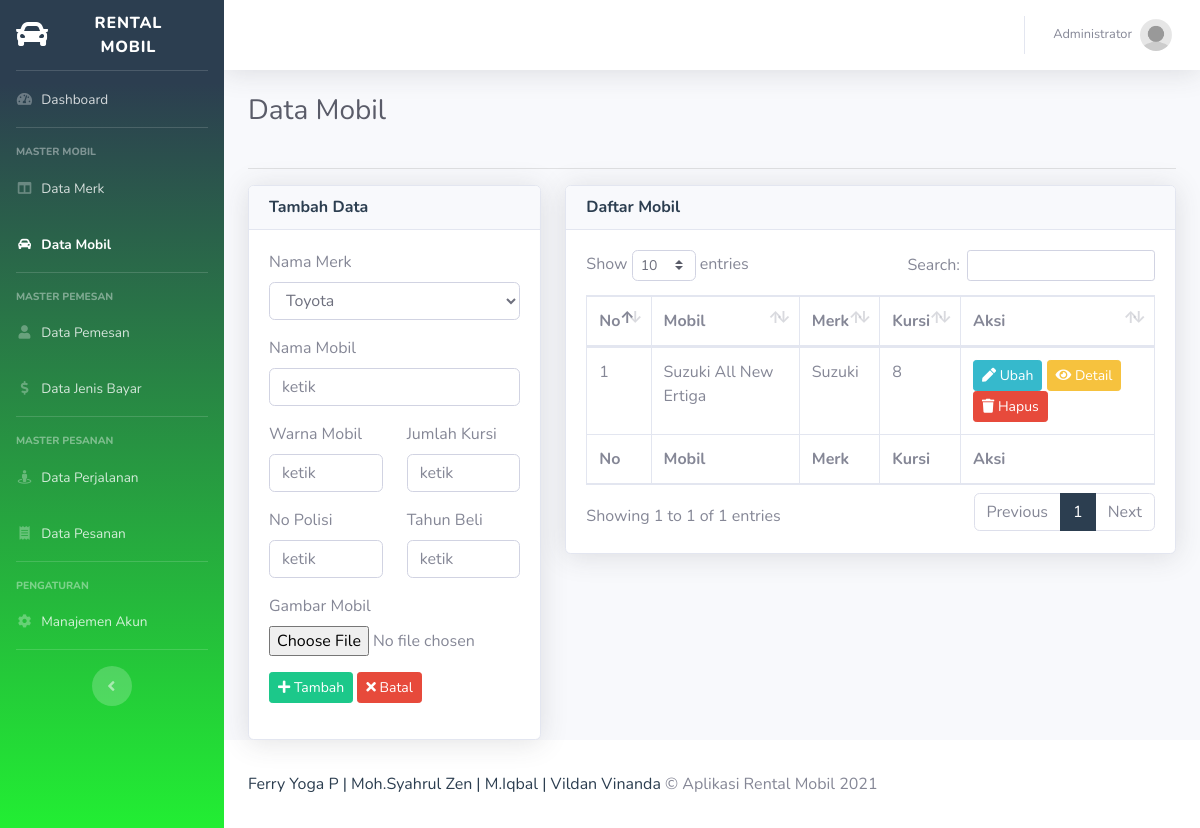
Screenshot of /reisego/mobil (signed in) with the database file from the repository.
### tables this page shows
CREATE TABLE `tbl_mobil` (
  `id` int(11) NOT NULL,
  `nama` varchar(30) DEFAULT NULL,
  `warna` varchar(20) DEFAULT NULL,
  `no_polisi` varchar(10) DEFAULT NULL,
  `jumlah_kursi` int(1) DEFAULT NULL,
  `tahun_beli` int(4) DEFAULT NULL,
  `gambar` varchar(100) DEFAULT NULL,
  `id_merk` int(11) DEFAULT NULL
);

CREATE TABLE `tbl_merk` (
  `id` int(11) NOT NULL,
  `merk` varchar(20) DEFAULT NULL
);

### reisego/controllers/C_Mobil.php (called while the page is built, shortened)
<?php
class C_Mobil extends Controller{
	public function __construct(){
		$this->merk = $this->model('M_Merk');
		$this->mobil = $this->model('M_Mobil');
	}
	public function index(){
		$data = [
			'aktif' => 'mobil',
			'judul' => 'Data Mobil',
			'data_merk' => $this->merk->lihat(),
			'data_mobil' => $this->mobil->lihat(),
			'no' => 1
		];
		$this->view('mobil/index', $data);
	}
}

### reisego/index.php (called while the page is built, shortened)
<?php
require_once BASEPATH . DS . 'core' . DS . 'Database.php';
require_once BASEPATH . DS . 'core' . DS . 'Model.php';
new Route();
?>

### reisego/functions/url_function.php (called while the page is built, shortened)
<?php
function base_url($path = null){
	if(isset($path)){
		$path = filter_var($path, FILTER_SANITIZE_URL);
		$path = rtrim($path, '/');
		return BASE_URL . $path;
	}
	return BASE_URL;
}

### reisego/core/Model.php (called while the page is built, shortened)
<?php
class Model {
	public function __construct(){
		$this->db = new Database();
	}
	public function get($table, $kolom = []){
		if (count($kolom) == 0) {
			$this->_query = "SELECT * FROM {$table}";
		}
	}
	public function setQuery($query){
		$this->_query = $query;
	}
	public function execute(){
		return $this->db->query($this->_query);
	}
}

### reisego/core/Database.php (called while the page is built, shortened)
<?php
class Database {
	public function __construct(){
		$this->_koneksi = new mysqli(DB_HOST, DB_USER, DB_PASS, DB_NAME);
	}
	public function query($query){
		return $this->_koneksi->query($query);
	}
}

### reisego/models/M_Merk.php (called while the page is built, shortened)
<?php
class M_Merk extends Model{
	public function lihat(){
		$query = $this->execute();
		return $query;
	}
}

### reisego/models/M_Mobil.php (called while the page is built, shortened)
<?php
class M_Mobil extends Model {
	public function lihat(){
		$query = $this->execute();
		return $query;
	}
}

### reisego/views/mobil/index.php (the view, shortened to what this page needs)
<!DOCTYPE html>
<html lang="en">
<head>
	<link href="<?= base_url('sb-admin-2/') ?>/vendor/fontawesome-free/css/all.min.css" rel="stylesheet" type="text/css">
	<link href="<?= base_url('sb-admin-2/') ?>/css/sb-admin-2.min.css" rel="stylesheet">
	<link href="<?= base_url('sb-admin-2/') ?>/vendor/datatables/dataTables.bootstrap4.min.css" rel="stylesheet">
</head>
<body id="page-top">
	<div id="wrapper">
	<div id="content-wrapper" class="d-flex flex-column">
		<div id="content">
			<div class="container-fluid">
				<div class="row">
					<div class="col-sm-12">
						<div class="clearfix">
							<div class="float-left">
								<h1 class="h3 mb-4 text-gray-800"><?= $judul ?></h1>
							</div>
						</div>
						<hr>
					</div>
				</div>
				<div class="row">
					<div class="col-sm-4">
						<div class="card shadow">
							<div class="card-header">
								<h6 class="m-0 font-weight-bold text-primary">Tambah Data</h6>
							</div>
							<div class="card-body">
								<form method="POST" action="<?= base_url('mobil/tambah') ?>" enctype="multipart/form-data">
								  	<div class="form-group">
										<label for="merk">Nama Merk</label>
										<select name="id_merk" id="merk" class="form-control">
											<?php while($merk = $data_merk->fetch_object()) : ?>
												<option value="<?= $merk->id ?>"><?= $merk->merk ?></option>
											<?php endwhile; ?>
										</select>
								  	</div>
								  	<div class="form-group">
								  		<label for="nama">Nama Mobil</label>
								  		<input type="text" name="nama" id="nama" required="required" placeholder="ketik" autocomplete="off" class="form-control">
								  	</div>
								  	<div class="row">
									  	<div class="form-group col-6">
									  		<label for="warna">Warna Mobil</label>
									  		<input type="text" name="warna" id="warna" required="required" placeholder="ketik" autocomplete="off" class="form-control">
									  	</div>
									  	<div class="form-group col-6">
									  		<label for="jumlah_kursi">Jumlah Kursi</label>
									  		<input type="number" name="jumlah_kursi" id="jumlah_kursi" required="required" placeholder="ketik" autocomplete="off" class="form-control">
									  	</div>
								  	</div>
									<div class="row">
									  	<div class="form-group col-6">
									  		<label for="no_polisi">No Polisi</label>
									  		<input type="text" name="no_polisi" id="no_polisi" required="required" placeholder="ketik" autocomplete="off" class="form-control">
									  	</div>
									  	<div class="form-group col-6">
									  		<label for="tahun_beli">Tahun Beli</label>
									  		<input type="number" name="tahun_beli" id="tahun_beli" required="required" placeholder="ketik" autocomplete="off" class="form-control">
									  	</div>
								  	</div>
								  	<div class="form-group">
								  		<label for="gambar">Gambar Mobil</label>
								  		<input type="file" name="gambar" id="gambar" required="required" placeholder="ketik" autocomplete="off" class="form-control-file">
								  	</div>
								  	<div class="form-group">
										<button type="submit" class="btn btn-sm btn-success" name="tambah"><i class="fa fa-plus"></i> Tambah</button>
										<button type="reset" class="btn btn-sm btn-danger"><i class="fa fa-times"></i> Batal</button>
								  	</div>
								</form>
							</div>
						</div>
					</div>
					<div class="col-sm-8">
						<div class="card shadow">
							<div class="card-header">
								<h6 class="m-0 font-weight-bold text-primary">Daftar Mobil</h6>
							</div>
							<div class="card-body">
								<table class="table table-bordered" id="dataTable" cellspacing="0">
	                  				<thead>
	                    				<tr>
	                    					<th>No</th>
	                    					<th>Mobil</th>
	                    					<th>Merk</th>
	                    					<th>Kursi</th>
	                    					<th>Aksi</th>
	                    				</tr>
	                 				</thead>
	                  				<tfoot>
	                    				<tr>
	                    					<th>No</th>
	                    					<th>Mobil</th>
	                    					<th>Merk</th>
	                    					<th>Kursi</th>
	                    					<th>Aksi</th>
	                    				</tr>
	                  				</tfoot>
	                 				<tbody>
										<?php while($mobil = $data_mobil->fetch_object()) : ?>
											<tr>
												<td><?= $no++ ?></td>
												<td><?= $mobil->nama ?></td>
												<td><?= $mobil->merk ?></td>
												<td><?= $mobil->jumlah_kursi ?></td>
												<td>
													<a href="<?= base_url('mobil/ubah/' . $mobil->id) ?>" class="btn btn-sm btn-info"><i class="fa fa-pen"></i> Ubah</a>
													<a href="<?= base_url('mobil/detail/' . $mobil->id) ?>" class="btn btn-sm btn-warning"><i class="fa fa-eye"></i> Detail</a>
	                 								<a href="<?= base_url('mobil/hapus/' . $mobil->id) ?>" class="btn btn-sm btn-danger" onclick="return confirm('apakah anda yakin?')"><i class="fa fa-trash"></i> Hapus</a>
												</td>
											</tr>
										<?php endwhile; ?>
	                 				</tbody>
              					</table>
							</div>
						</div>
					</div>
				</div>
			</div>
		</div>
	</div>
	</div>
</body>
</html>

### rows the page displays
tbl_mobil: nama "Suzuki All New Ertiga", id_merk.merk "Suzuki", jumlah_kursi "8"

### other values shown
$_SESSION['login']['nama'] "Administrator"
$judul "Data Mobil"
form field id_merk "Toyota"
